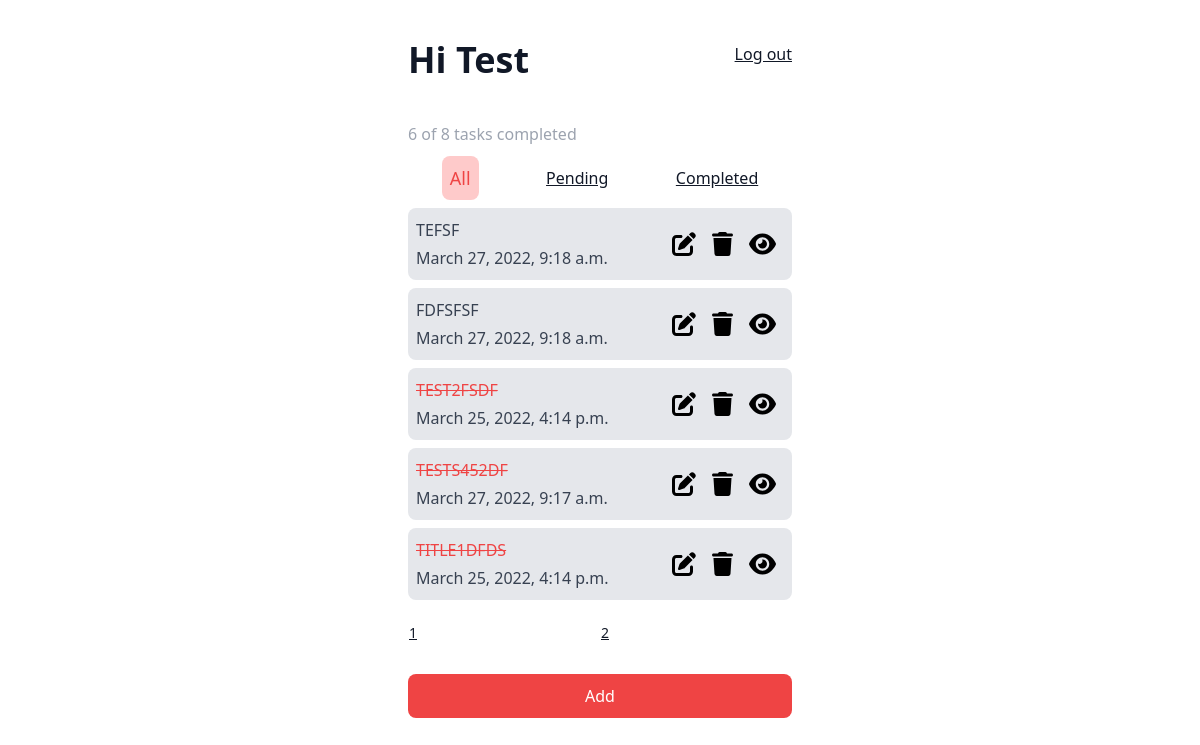
Page /all_tasks/ (signed in) on the earlier database version.
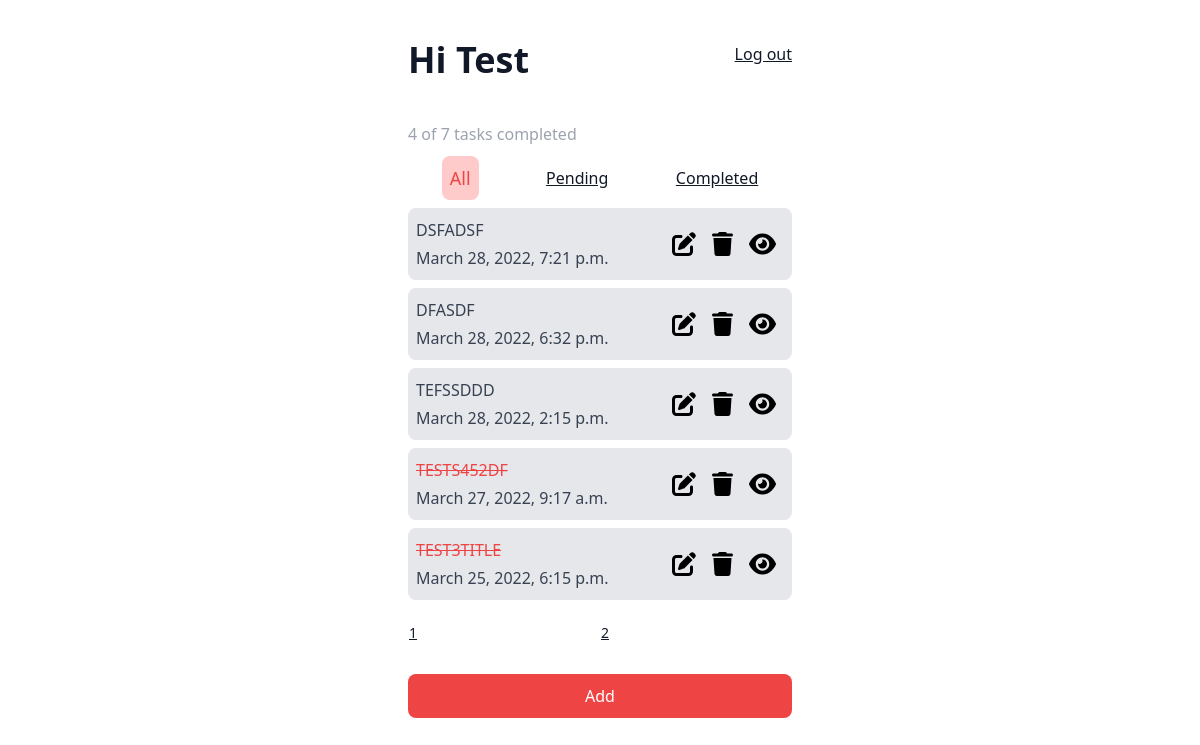
Same page on the later database version.
### tasks/models.py (models this page shows, shortened)
class Task(models.Model):
    title = models.CharField(max_length=100)
    description = models.TextField()
    completed = models.BooleanField(default=False)
    created_date = models.DateTimeField(auto_now=True)
    deleted = models.BooleanField(default=False)
    user = models.ForeignKey(User, on_delete=models.CASCADE, null=True, blank= True)
    priority = models.PositiveIntegerField(default=1)

### tasks/views.py (the view)
# urls.py: path('all_tasks/', GenericAllTaskView.as_view(), name="all-tasks-view"),
class GenericAllTaskView(LoginRequiredMixin, ListView):
    model = Task
    context_object_name = 'all_tasks'
    template_name = 'all_tasks.html'
    paginate_by = 5
    def get_queryset(self):
        all_tasks = Task.objects.filter(deleted = False, user = self.request.user).order_by('completed','priority')
        return all_tasks
    def get_context_data(self, **kwargs):
        context = super(GenericAllTaskView, self).get_context_data(**kwargs)
        context['tasks'] = Task.objects.filter(deleted = False, completed = False, user = self.request.user).order_by('priority')
        context['completed_tasks'] = Task.objects.filter(completed = True, user = self.request.user).order_by('priority')
        all_tasks = Task.objects.filter(deleted = False, user = self.request.user).order_by('completed','priority')
        context['completed_count'] = all_tasks.filter(completed=True).count()
        context['all_count'] = all_tasks.count()
        return context

### templates/all_tasks.html (shortened to what this page needs)
{% extends "base.html" %}
{% block content %}
<div class="flex h-screen mb-32">
    <div class="mx-auto w-96 prose ">
    <div class="greeting my-10">
    <h1 class=" w-fit inline">Hi {{user | capfirst}}</h1>
    <span class="float-right"><a href="{% url 'user-logout'%}">Log out</a></span>
    </div>
<span class="flex my-2 text-gray-400">{{completed_count}} of {{all_count}} tasks completed</span>
<div class="flex navbar items-center justify-around">
    <span class="bg-red-200 text-red-500 w-fit rounded-lg p-2 text-lg">All</span>
    <span><a href="{% url 'tasks-view' %}">Pending</a></span>
    <span><a href="{% url 'complete-list' %}">Completed</a></span>
</div>
<div class="tasks h-96">
    {% for task in all_tasks %}
    <div class="bg-gray-200 my-2 rounded-lg flex p-2">
        <div class="details">
        {% if task.completed %}<span class="text-red-500 line-through">{{task.title}}</span>
        {% else %}{{task.title}}
        {% endif %}<br/>
        {{task.created_date}}
        </div>
    <div class="actions ml-auto flex items-center">
    <span>
        <a href="{% url 'update-task' pk=task.id %}"></a>
    </span>
    <span>
        <form action="{% url 'delete-task' pk=task.id%}" method="post" class="mb-0">{% csrf_token %}
            <button type="submit">
            </button>
        </form>
    </span>
    <span>
        <a href="{% url 'detail-task' pk=task.id %}"></a>
    </span>
    </div>
    </div>
    {% endfor %}
    </div>
    <table>
    {% for page in paginator.page_range %}
    <th>
        <a href="?page={{ page }}">{{page}}</a>
    </th>
    {% endfor %}
    </table>
<a href="{% url 'create-task' %}">
    <button class="rounded-lg bg-red-500 w-full text-white p-2" type="submit">Add</button>
</a>
</div>
</div>
{% endblock %}

Differences in the rows shown:
no longer on this page (row edited): Task: title "FDFSFSF", created_date "March 27, 2022, 9:18 a.m."
no longer on this page (row edited): Task: title "TEST2FSDF", created_date "March 25, 2022, 4:14 p.m."
no longer on this page (row edited): Task: title "TITLE1DFDS", created_date "March 25, 2022, 4:14 p.m."
added Task: title "DSFADSF", created_date "March 28, 2022, 7:21 p.m."
added Task: title "DFASDF", created_date "March 28, 2022, 6:32 p.m."
changed Task: title "TEFSF" → "TEFSSDDD"; created_date "March 27, 2022, 9:18 a.m." → "March 28, 2022, 2:15 p.m."
now on this page (row unchanged): Task: title "TEST3TITLE", created_date "March 25, 2022, 6:15 p.m."
Other differences:
{{ completed_count }}: "6" → "4"
{{ all_count }}: "8" → "7"
